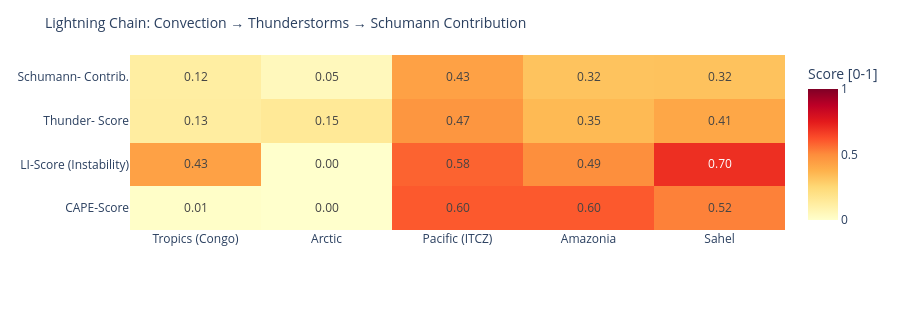

Notebook cell for this chart:
### Code cell
# ============================================================
# LIGHTNING CHAIN: Convection → Thunderstorms → Schumann
# Shows the causal chain per measurement point as heatmap
# ============================================================

def cape_score(v):
    """CAPE → normalized score [0,1]"""
    if v is None or pd.isna(v): return 0.0
    return min(1.0, float(v) / 3000)

def li_score(v):
    """Lifted Index: negative = unstable → score [0,1]"""
    if v is None or pd.isna(v): return 0.3
    return min(1.0, max(0.0, (-float(v) + 6) / 12))

def cloud_score(v):
    if v is None or pd.isna(v): return 0.3
    return float(v) / 100

def thunder_score(row):
    """Kombinierter Gewitterwahrscheinlichkeits-Score
    CAPE + LI + Bedeckung + WMO-Gewitter + konvektiver Niederschlag (showers)
    Hinweis: X-Ray und Kp sind kein Bestandteil – nur geomagn./solarer Kontext.
    """
    cs = cape_score(row.get('cape'))
    ls = li_score(row.get('li'))
    cl = cloud_score(row.get('cloud'))
    t  = 1.0 if row.get('thunderstorm') else 0.0
    # Convective precipitation (showers) as additional indicator
    sh = min(1.0, (row.get('showers') or 0) / 5.0)
    return round(cs * 0.30 + ls * 0.25 + cl * 0.15 + t * 0.20 + sh * 0.10, 3)

def schumann_contribution(t_score, lat):
    """Schumann contribution: higher in tropics (±30°), scaled by thunderstorm score"""
    lat_weight = max(0.3, 1.0 - abs(lat) / 60)
    return round(t_score * lat_weight, 3)

df_atm['cape_score']   = df_atm.apply(lambda r: cape_score(r['cape']), axis=1)
df_atm['li_score']     = df_atm.apply(lambda r: li_score(r['li']),    axis=1)
df_atm['thunder_score']= df_atm.apply(lambda r: thunder_score(r.to_dict()), axis=1)
df_atm['schumann_contribution'] = df_atm.apply(
    lambda r: schumann_contribution(r['thunder_score'], r['lat']), axis=1)

metrics = ['cape_score', 'li_score', 'thunder_score', 'schumann_contribution']
labels  = ['CAPE-Score', 'LI-Score\n(Instability)', 'Thunder-\nScore', 'Schumann-\nContrib.']
z_data  = [df_atm[m].tolist() for m in metrics]

fig = go.Figure(go.Heatmap(
    z=z_data,
    x=df_atm['point'].tolist(),
    y=labels,
    colorscale='YlOrRd',
    zmin=0, zmax=1,
    text=[[f'{v:.2f}' for v in row] for row in z_data],
    texttemplate='%{text}', textfont=dict(size=12),
    colorbar=dict(title='Score [0-1]')
))
fig.update_layout(
    title=dict(text='Lightning Chain: Convection → Thunderstorms → Schumann Contribution', font=dict(size=14)),
    height=310,
    plot_bgcolor='rgba(0,0,0,0)', paper_bgcolor='rgba(0,0,0,0)',
    margin=dict(l=130, r=80, t=55, b=80)
)
fig.show()

### Figure 1 — Plotly figure (JSON) as saved in the notebook; plotly's stock layout.template omitted (floating-point values rounded to 4 significant figures)
{"data": [{"colorbar": {"title": {"text": "Score [0-1]"}}, "colorscale": [[0.0, "rgb(255,255,204)"], [0.125, "rgb(255,237,160)"], [0.25, "rgb(254,217,118)"], [0.375, "rgb(254,178,76)"], [0.5, "rgb(253,141,60)"], [0.625, "rgb(252,78,42)"], [0.75, "rgb(227,26,28)"], [0.875, "rgb(189,0,38)"], [1.0, "rgb(128,0,38)"]], "text": [["0.01", "0.00", "0.60", "0.60", "0.52"], ["0.43", "0.00", "0.58", "0.49", "0.70"], ["0.13", "0.15", "0.47", "0.35", "0.41"], ["0.12", "0.05", "0.43", "0.32", "0.32"]], "textfont": {"size": 12}, "texttemplate": "%{text}", "type": "heatmap", "x": ["Tropics (Congo)", "Arctic", "Pacific (ITCZ)", "Amazonia", "Sahel"], "y": ["CAPE-Score", "LI-Score\n(Instability)", "Thunder-\nScore", "Schumann-\nContrib."], "z": [[0.01, 0.0, 0.6033, 0.6033, 0.5233], [0.4333, 0.0, 0.5833, 0.4917, 0.7], [0.126, 0.152, 0.471, 0.35, 0.413], [0.118, 0.046, 0.432, 0.321, 0.324]], "zmax": 1, "zmin": 0}], "layout": {"height": 310, "margin": {"b": 80, "l": 130, "r": 80, "t": 55}, "paper_bgcolor": "rgba(0,0,0,0)", "plot_bgcolor": "rgba(0,0,0,0)", "title": {"font": {"size": 14}, "text": "Lightning Chain: Convection → Thunderstorms → Schumann Contribution"}}}
